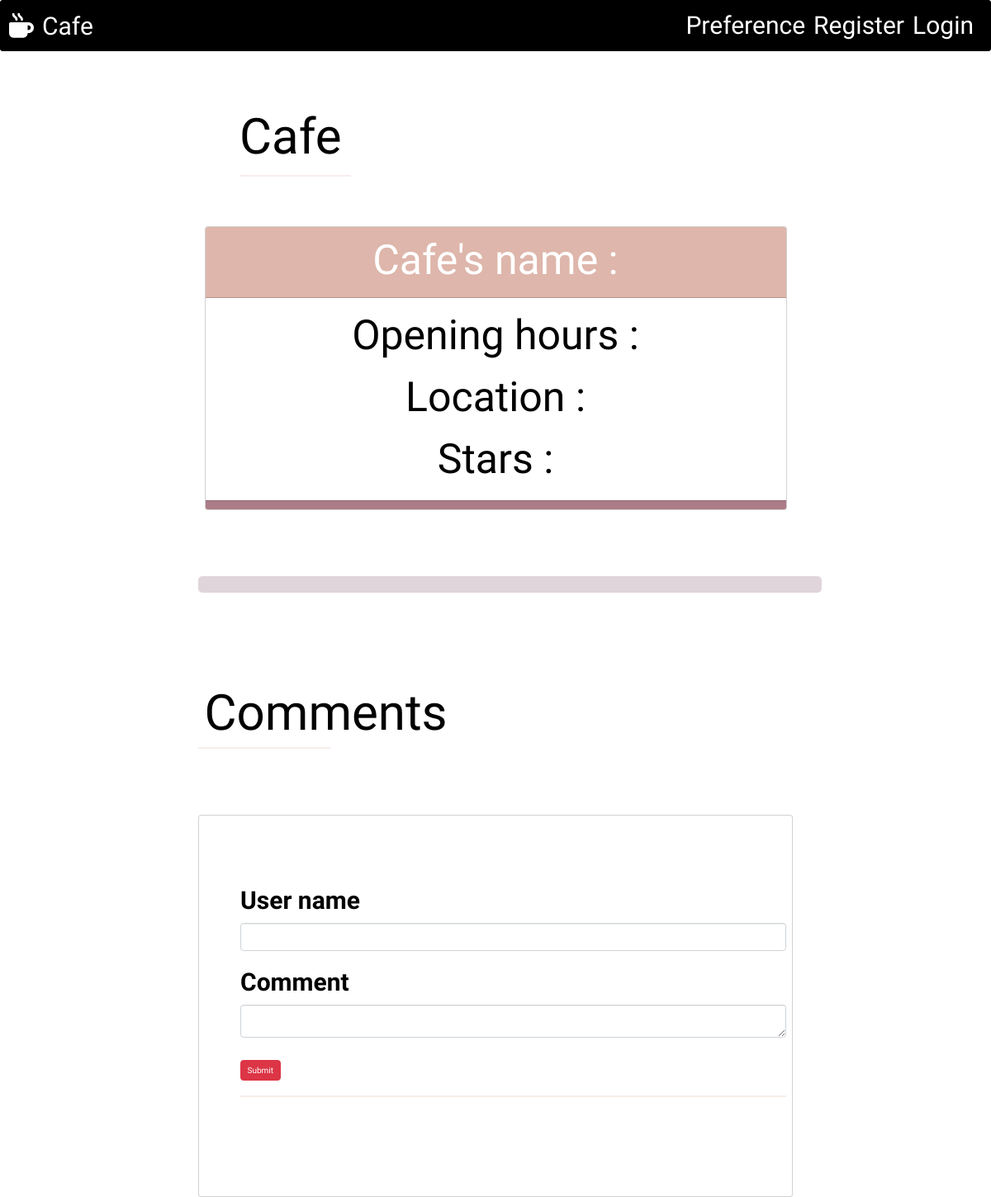
The page /post/2 on the database as committed earlier.
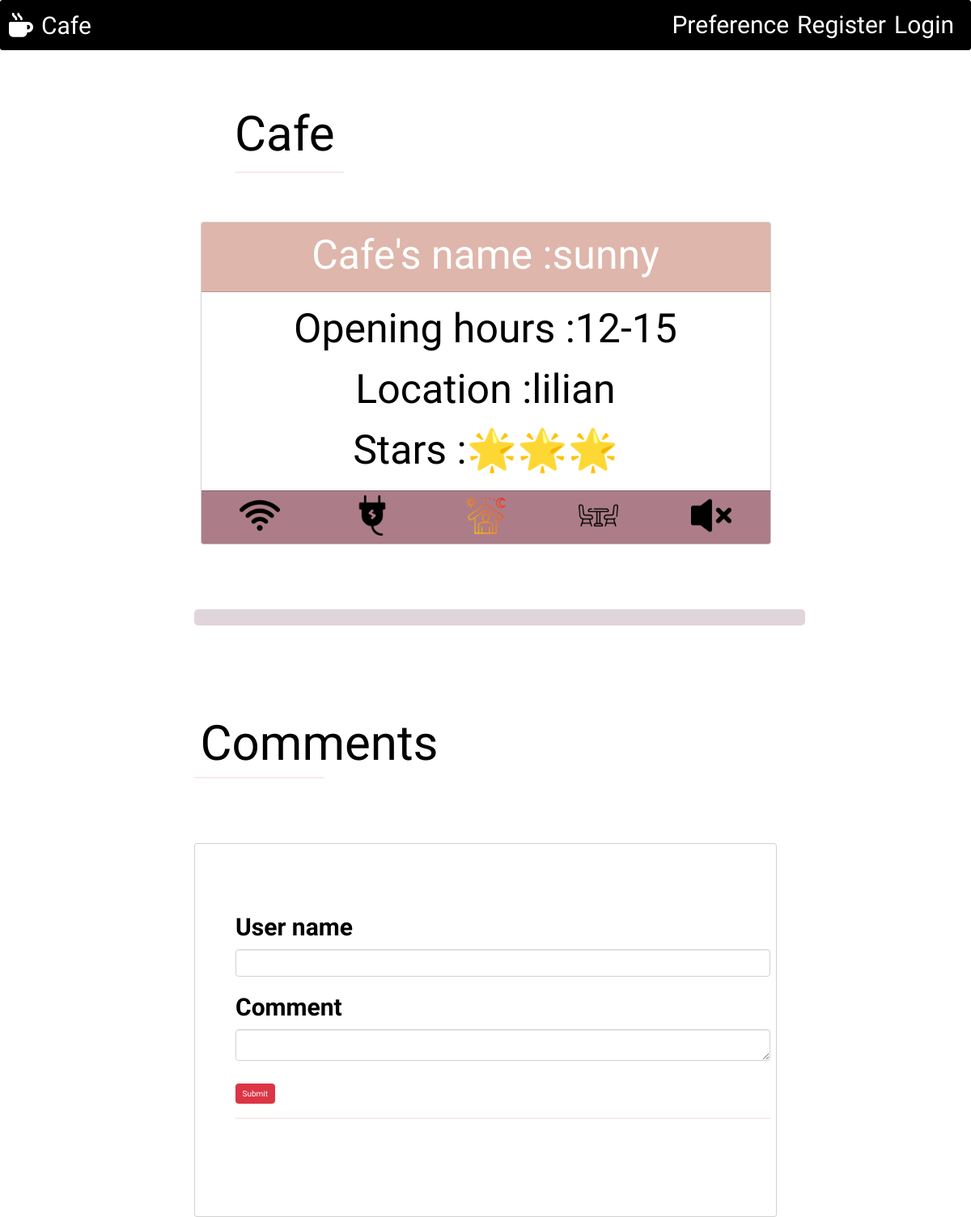
The same page on the database as committed later.
### main.py (models this page shows)
class post(db.Model):
    __tablename__ = 'all_posts'
    id = db.Column(db.Integer,primary_key = True)
    user_id = db.Column(db.Integer, db.ForeignKey('all_users.id'))
    name = db.Column(db.String(1000),nullable=True)
    location = db.Column(db.String(1000),nullable=True)
    stars = db.Column(db.String(1000))
    opening_hours = db.Column(db.String(1000),nullable=True)
    wifi = db.Column(db.String)
    sockets = db.Column(db.String)
    long_stay = db.Column(db.String)
    tables = db.Column(db.String)
    quiet = db.Column(db.String)
    coffee = db.Column(db.String)
    food = db.Column(db.String)
    alcohol = db.Column(db.String)
    restroom = db.Column(db.String)
    parking = db.Column(db.String)
    posts_count = db.Column(db.Integer)
    user_post = relationship('users',back_populates='posts')
    comment_post = relationship('comment',back_populates='blog')

### main.py (the view)
@app.route('/post/<cafe_>',methods=['POST','GET'])
def post_cafe(cafe_):
    form  = comment_form()
    comments = db.session.query(comment).all()
    if form.validate_on_submit() and current_user.is_authenticated:
        new_comment = comment(user_name=form.data.get('user_name'),comment=form.data.get('user_comment'),user=current_user,blog=post.query.get(int(cafe_)))
        db.session.add(new_comment)
        db.session.commit()
        return redirect(url_for('post_cafe',cafe_=cafe_))
    elif form.validate_on_submit():
        flash("you should log in to leave a comment.")
        return redirect(url_for('login',key='log_in'))
    return render_template('post.html',cafe=post.query.get(int(cafe_)),user=current_user.is_authenticated,form=form,comments=comments)

### main.py
class comment_form(FlaskForm):
    user_name = StringField(label='User name',validators=[validators.DataRequired()])
    user_comment = TextAreaField(label='Comment',validators=[validators.DataRequired()])
    submit = SubmitField(label='Submit')

### templates/post.html (shortened to what the changed rows need)
{% extends 'bootstrap/base.html' %}
{% import 'bootstrap/wtf.html' as wtf%}
{% block content %}
{% include 'base.html' %}
<div class="container" style="width:60%;margin-top:50px;">
    <div class="row" style="color:white;">
        <div style="padding-top:80px;padding-left:50px;color:black">
        <h1 style="color:black;font-family: 'Amatic SC', cursive;font-size:60px;">Cafe</h1>
        </div>
        <div  style="margin: 0 auto">
            <div class='card' style="margin-top:50px;text-align:center;font-family: 'Amatic SC', cursive;color:black;">
                 <div class="card-header text-white" style="background:#DEB6AB;"><h1 style="line-height:70px;font-size:50px;">Cafe's name :{{cafe.name}}</h1></div>
                 <div class="card-body" style="background:#fff;">
                    <h1 style="line-height:70px;font-size:50px;">Opening hours :{{cafe.opening_hours }}</h1>
                    <h1 style="font-size:50px;line-height:70px;">Location :{{cafe.location}} </h1>
                    <h1 style="font-size:50px;line-height:70px;">Stars :{{cafe.stars }}</h1>
                </div>
                <div class="card-footer" style="background:#AC7D88;">
                    <div class="row">
                        {% if cafe.wifi == 'yes' :%}
                        <h3 class="col"><img style="width:40%;;" src="../static/img/wifi.png"></h3>
                        {% endif %}
                        {% if cafe.sockets == 'yes' :%}
                            <h3 class='col'><img style="width:40%;;" src="../static/img/power-plug.png"></h3>
                        {% endif %}
                        {% if cafe.long_stay == 'yes' :%}
                            <h3 class='col'><img style="width:40%;;" src="../static/img/long_stay.png"></h3>
                        {% endif %}
                        {% if cafe.tables == 'yes' :%}
                            <h3 class='col'><img style="width:40%;;" src="../static/img/chair.png"></h3>
                        {% endif %}
                        {% if cafe.quiet == 'yes' :%}
                            <h3 class='col'><img style="width:40%;;" src="../static/img/mute-speaker.png"></h3>
                        {% endif %}
                    </div>
                    </div>
                </div>
        </div>
        <h1 style="color:black;margin-top:100px;font-family: 'Amatic SC', cursive;font-size:60px">Comments</h1>
    </div>
</div>
{% endblock %}

Rows that differ between the two databases and show on the page:
added post: name "sunny", opening_hours "12-15", location "lilian", stars "🌟🌟🌟"
